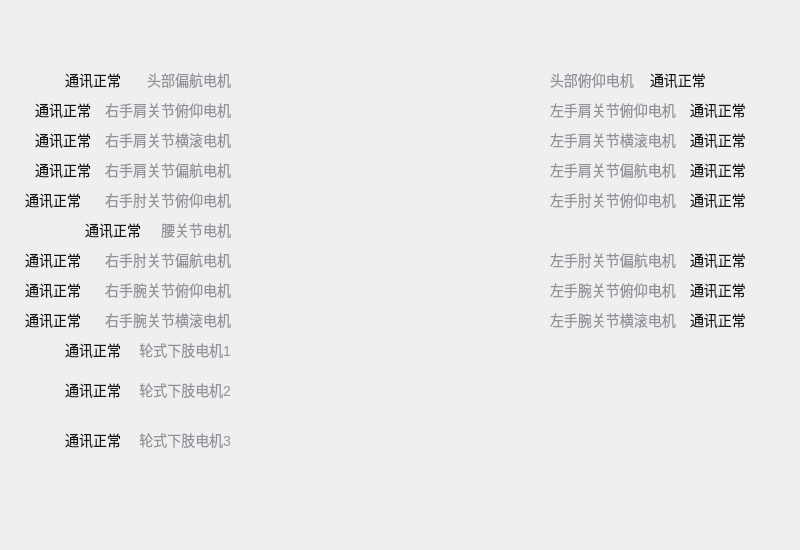
<?xml version="1.0" encoding="UTF-8"?>
<ui version="4.0">
 <class>DeviceInfoWidgetAtomW</class>
 <widget class="QWidget" name="DeviceInfoWidgetAtomW">
  <property name="geometry">
   <rect>
    <x>0</x>
    <y>0</y>
    <width>800</width>
    <height>550</height>
   </rect>
  </property>
  <property name="sizePolicy">
   <sizepolicy hsizetype="Fixed" vsizetype="Fixed">
    <horstretch>0</horstretch>
    <verstretch>0</verstretch>
   </sizepolicy>
  </property>
  <property name="minimumSize">
   <size>
    <width>800</width>
    <height>550</height>
   </size>
  </property>
  <property name="maximumSize">
   <size>
    <width>800</width>
    <height>550</height>
   </size>
  </property>
  <property name="styleSheet">
   <string notr="true"/>
  </property>
  <layout class="QHBoxLayout" name="horizontalLayout">
   <property name="spacing">
    <number>0</number>
   </property>
   <property name="leftMargin">
    <number>0</number>
   </property>
   <property name="topMargin">
    <number>0</number>
   </property>
   <property name="rightMargin">
    <number>0</number>
   </property>
   <property name="bottomMargin">
    <number>0</number>
   </property>
   <item>
    <widget class="QWidget" name="widget" native="true">
     <property name="styleSheet">
      <string notr="true">#widget{
	opacity: 1;
	background-image: url(:/res/image/atomW.png);
	background-repeat: no-repeat;
	background-position: center;
}</string>
     </property>
     <widget class="QLabel" name="labelRShoulderYMotor">
      <property name="geometry">
       <rect>
        <x>10</x>
        <y>160</y>
        <width>81</width>
        <height>20</height>
       </rect>
      </property>
      <property name="sizePolicy">
       <sizepolicy hsizetype="Expanding" vsizetype="Preferred">
        <horstretch>0</horstretch>
        <verstretch>0</verstretch>
       </sizepolicy>
      </property>
      <property name="styleSheet">
       <string notr="true">.QLabel{
	opacity: 1;
	font-size: 14px;
	font-weight: normal;
	line-height: 24px;
	color: #131414;
	text-align: left;
}
.QLabel:!enabled{
	color: #ff7f7f;
}</string>
      </property>
      <property name="text">
       <string>通讯正常</string>
      </property>
      <property name="alignment">
       <set>Qt::AlignRight|Qt::AlignTrailing|Qt::AlignVCenter</set>
      </property>
     </widget>
     <widget class="QLabel" name="labelHeadTitle2_2">
      <property name="geometry">
       <rect>
        <x>550</x>
        <y>130</y>
        <width>131</width>
        <height>20</height>
       </rect>
      </property>
      <property name="styleSheet">
       <string notr="true">font-weight: 400; 
font-size: 14px;
color: #909399 </string>
      </property>
      <property name="text">
       <string>左手肩关节横滚电机</string>
      </property>
     </widget>
     <widget class="QLabel" name="labelRElbowYMotor">
      <property name="geometry">
       <rect>
        <x>0</x>
        <y>250</y>
        <width>81</width>
        <height>20</height>
       </rect>
      </property>
      <property name="sizePolicy">
       <sizepolicy hsizetype="Expanding" vsizetype="Preferred">
        <horstretch>0</horstretch>
        <verstretch>0</verstretch>
       </sizepolicy>
      </property>
      <property name="styleSheet">
       <string notr="true">.QLabel{
	opacity: 1;
	font-size: 14px;
	font-weight: normal;
	line-height: 24px;
	color: #131414;
	text-align: left;
}
.QLabel:!enabled{
	color: #ff7f7f;
}</string>
      </property>
      <property name="text">
       <string>通讯正常</string>
      </property>
      <property name="alignment">
       <set>Qt::AlignRight|Qt::AlignTrailing|Qt::AlignVCenter</set>
      </property>
     </widget>
     <widget class="QLabel" name="labelHeadTitle2_7">
      <property name="geometry">
       <rect>
        <x>550</x>
        <y>310</y>
        <width>131</width>
        <height>20</height>
       </rect>
      </property>
      <property name="styleSheet">
       <string notr="true">font-weight: 400; 
font-size: 14px;
color: #909399 </string>
      </property>
      <property name="text">
       <string>左手腕关节横滚电机</string>
      </property>
     </widget>
     <widget class="QLabel" name="labelHeadTitle2_4">
      <property name="geometry">
       <rect>
        <x>550</x>
        <y>190</y>
        <width>131</width>
        <height>20</height>
       </rect>
      </property>
      <property name="styleSheet">
       <string notr="true">font-weight: 400; 
font-size: 14px;
color: #909399 </string>
      </property>
      <property name="text">
       <string>左手肘关节俯仰电机</string>
      </property>
     </widget>
     <widget class="QLabel" name="labelLShoulderRMotor">
      <property name="geometry">
       <rect>
        <x>690</x>
        <y>130</y>
        <width>111</width>
        <height>20</height>
       </rect>
      </property>
      <property name="sizePolicy">
       <sizepolicy hsizetype="Expanding" vsizetype="Preferred">
        <horstretch>0</horstretch>
        <verstretch>0</verstretch>
       </sizepolicy>
      </property>
      <property name="styleSheet">
       <string notr="true">.QLabel{
	opacity: 1;
	font-size: 14px;
	font-weight: normal;
	line-height: 24px;
	color: #131414;
	text-align: left;
}
.QLabel:!enabled{
	color: #ff7f7f;
}</string>
      </property>
      <property name="text">
       <string>通讯正常</string>
      </property>
     </widget>
     <widget class="QLabel" name="labelWaistMotor">
      <property name="geometry">
       <rect>
        <x>60</x>
        <y>220</y>
        <width>81</width>
        <height>20</height>
       </rect>
      </property>
      <property name="sizePolicy">
       <sizepolicy hsizetype="Expanding" vsizetype="Preferred">
        <horstretch>0</horstretch>
        <verstretch>0</verstretch>
       </sizepolicy>
      </property>
      <property name="styleSheet">
       <string notr="true">.QLabel{
	opacity: 1;
	font-size: 14px;
	font-weight: normal;
	line-height: 24px;
	color: #131414;
	text-align: left;
}
.QLabel:!enabled{
	color: #ff7f7f;
}</string>
      </property>
      <property name="text">
       <string>通讯正常</string>
      </property>
      <property name="alignment">
       <set>Qt::AlignRight|Qt::AlignTrailing|Qt::AlignVCenter</set>
      </property>
     </widget>
     <widget class="QLabel" name="labelWaistTitle_11">
      <property name="geometry">
       <rect>
        <x>120</x>
        <y>380</y>
        <width>111</width>
        <height>20</height>
       </rect>
      </property>
      <property name="styleSheet">
       <string notr="true">font-weight: 400; 
font-size: 14px;
color: #909399 </string>
      </property>
      <property name="text">
       <string>轮式下肢电机2</string>
      </property>
      <property name="alignment">
       <set>Qt::AlignRight|Qt::AlignTrailing|Qt::AlignVCenter</set>
      </property>
     </widget>
     <widget class="QLabel" name="labelWaistTitle_3">
      <property name="geometry">
       <rect>
        <x>100</x>
        <y>100</y>
        <width>131</width>
        <height>20</height>
       </rect>
      </property>
      <property name="styleSheet">
       <string notr="true">font-weight: 400; 
font-size: 14px;
color: #909399 </string>
      </property>
      <property name="text">
       <string>右手肩关节俯仰电机</string>
      </property>
      <property name="alignment">
       <set>Qt::AlignRight|Qt::AlignTrailing|Qt::AlignVCenter</set>
      </property>
     </widget>
     <widget class="QLabel" name="labelLowerLimbMotor2">
      <property name="geometry">
       <rect>
        <x>40</x>
        <y>380</y>
        <width>81</width>
        <height>20</height>
       </rect>
      </property>
      <property name="sizePolicy">
       <sizepolicy hsizetype="Expanding" vsizetype="Preferred">
        <horstretch>0</horstretch>
        <verstretch>0</verstretch>
       </sizepolicy>
      </property>
      <property name="styleSheet">
       <string notr="true">.QLabel{
	opacity: 1;
	font-size: 14px;
	font-weight: normal;
	line-height: 24px;
	color: #131414;
	text-align: left;
}
.QLabel:!enabled{
	color: #ff7f7f;
}</string>
      </property>
      <property name="text">
       <string>通讯正常</string>
      </property>
      <property name="alignment">
       <set>Qt::AlignRight|Qt::AlignTrailing|Qt::AlignVCenter</set>
      </property>
     </widget>
     <widget class="QLabel" name="labelLElbowPMotor">
      <property name="geometry">
       <rect>
        <x>690</x>
        <y>190</y>
        <width>111</width>
        <height>20</height>
       </rect>
      </property>
      <property name="sizePolicy">
       <sizepolicy hsizetype="Expanding" vsizetype="Preferred">
        <horstretch>0</horstretch>
        <verstretch>0</verstretch>
       </sizepolicy>
      </property>
      <property name="styleSheet">
       <string notr="true">.QLabel{
	opacity: 1;
	font-size: 14px;
	font-weight: normal;
	line-height: 24px;
	color: #131414;
	text-align: left;
}
.QLabel:!enabled{
	color: #ff7f7f;
}</string>
      </property>
      <property name="text">
       <string>通讯正常</string>
      </property>
     </widget>
     <widget class="QLabel" name="labelRWristRMotor">
      <property name="geometry">
       <rect>
        <x>0</x>
        <y>310</y>
        <width>81</width>
        <height>20</height>
       </rect>
      </property>
      <property name="sizePolicy">
       <sizepolicy hsizetype="Expanding" vsizetype="Preferred">
        <horstretch>0</horstretch>
        <verstretch>0</verstretch>
       </sizepolicy>
      </property>
      <property name="styleSheet">
       <string notr="true">.QLabel{
	opacity: 1;
	font-size: 14px;
	font-weight: normal;
	line-height: 24px;
	color: #131414;
	text-align: left;
}
.QLabel:!enabled{
	color: #ff7f7f;
}</string>
      </property>
      <property name="text">
       <string>通讯正常</string>
      </property>
      <property name="alignment">
       <set>Qt::AlignRight|Qt::AlignTrailing|Qt::AlignVCenter</set>
      </property>
     </widget>
     <widget class="QLabel" name="labelWaistTitle_2">
      <property name="geometry">
       <rect>
        <x>120</x>
        <y>70</y>
        <width>111</width>
        <height>20</height>
       </rect>
      </property>
      <property name="styleSheet">
       <string notr="true">font-weight: 400; 
font-size: 14px;
color: #909399 </string>
      </property>
      <property name="text">
       <string>头部偏航电机</string>
      </property>
      <property name="alignment">
       <set>Qt::AlignRight|Qt::AlignTrailing|Qt::AlignVCenter</set>
      </property>
     </widget>
     <widget class="QLabel" name="labelHeadYMotor_3">
      <property name="geometry">
       <rect>
        <x>690</x>
        <y>160</y>
        <width>111</width>
        <height>20</height>
       </rect>
      </property>
      <property name="sizePolicy">
       <sizepolicy hsizetype="Expanding" vsizetype="Preferred">
        <horstretch>0</horstretch>
        <verstretch>0</verstretch>
       </sizepolicy>
      </property>
      <property name="styleSheet">
       <string notr="true">.QLabel{
	opacity: 1;
	font-size: 14px;
	font-weight: normal;
	line-height: 24px;
	color: #131414;
	text-align: left;
}
.QLabel:!enabled{
	color: #ff7f7f;
}</string>
      </property>
      <property name="text">
       <string>通讯正常</string>
      </property>
     </widget>
     <widget class="QLabel" name="labelWaistTitle">
      <property name="geometry">
       <rect>
        <x>140</x>
        <y>220</y>
        <width>91</width>
        <height>20</height>
       </rect>
      </property>
      <property name="styleSheet">
       <string notr="true">font-weight: 400; 
font-size: 14px;
color: #909399 </string>
      </property>
      <property name="text">
       <string>腰关节电机</string>
      </property>
      <property name="alignment">
       <set>Qt::AlignRight|Qt::AlignTrailing|Qt::AlignVCenter</set>
      </property>
     </widget>
     <widget class="QLabel" name="labelRShoulderRMotor">
      <property name="geometry">
       <rect>
        <x>10</x>
        <y>130</y>
        <width>81</width>
        <height>20</height>
       </rect>
      </property>
      <property name="sizePolicy">
       <sizepolicy hsizetype="Expanding" vsizetype="Preferred">
        <horstretch>0</horstretch>
        <verstretch>0</verstretch>
       </sizepolicy>
      </property>
      <property name="styleSheet">
       <string notr="true">.QLabel{
	opacity: 1;
	font-size: 14px;
	font-weight: normal;
	line-height: 24px;
	color: #131414;
	text-align: left;
}
.QLabel:!enabled{
	color: #ff7f7f;
}</string>
      </property>
      <property name="text">
       <string>通讯正常</string>
      </property>
      <property name="alignment">
       <set>Qt::AlignRight|Qt::AlignTrailing|Qt::AlignVCenter</set>
      </property>
     </widget>
     <widget class="QLabel" name="labelHeadTitle2_5">
      <property name="geometry">
       <rect>
        <x>550</x>
        <y>250</y>
        <width>131</width>
        <height>20</height>
       </rect>
      </property>
      <property name="styleSheet">
       <string notr="true">font-weight: 400; 
font-size: 14px;
color: #909399 </string>
      </property>
      <property name="text">
       <string>左手肘关节偏航电机</string>
      </property>
     </widget>
     <widget class="QLabel" name="labelLowerLimbMotor1">
      <property name="geometry">
       <rect>
        <x>40</x>
        <y>340</y>
        <width>81</width>
        <height>20</height>
       </rect>
      </property>
      <property name="sizePolicy">
       <sizepolicy hsizetype="Expanding" vsizetype="Preferred">
        <horstretch>0</horstretch>
        <verstretch>0</verstretch>
       </sizepolicy>
      </property>
      <property name="styleSheet">
       <string notr="true">.QLabel{
	opacity: 1;
	font-size: 14px;
	font-weight: normal;
	line-height: 24px;
	color: #131414;
	text-align: left;
}
.QLabel:!enabled{
	color: #ff7f7f;
}</string>
      </property>
      <property name="text">
       <string>通讯正常</string>
      </property>
      <property name="alignment">
       <set>Qt::AlignRight|Qt::AlignTrailing|Qt::AlignVCenter</set>
      </property>
     </widget>
     <widget class="QLabel" name="labelHeadTitle2_3">
      <property name="geometry">
       <rect>
        <x>550</x>
        <y>160</y>
        <width>131</width>
        <height>20</height>
       </rect>
      </property>
      <property name="styleSheet">
       <string notr="true">font-weight: 400; 
font-size: 14px;
color: #909399 </string>
      </property>
      <property name="text">
       <string>左手肩关节偏航电机</string>
      </property>
     </widget>
     <widget class="QLabel" name="labelHeadYMotor">
      <property name="geometry">
       <rect>
        <x>40</x>
        <y>70</y>
        <width>81</width>
        <height>20</height>
       </rect>
      </property>
      <property name="sizePolicy">
       <sizepolicy hsizetype="Expanding" vsizetype="Preferred">
        <horstretch>0</horstretch>
        <verstretch>0</verstretch>
       </sizepolicy>
      </property>
      <property name="styleSheet">
       <string notr="true">.QLabel{
	opacity: 1;
	font-size: 14px;
	font-weight: normal;
	line-height: 24px;
	color: #131414;
	text-align: left;
}
.QLabel:!enabled{
	color: #ff7f7f;
}</string>
      </property>
      <property name="text">
       <string>通讯正常</string>
      </property>
      <property name="alignment">
       <set>Qt::AlignRight|Qt::AlignTrailing|Qt::AlignVCenter</set>
      </property>
     </widget>
     <widget class="QLabel" name="labelRShoulderPMotor">
      <property name="geometry">
       <rect>
        <x>10</x>
        <y>100</y>
        <width>81</width>
        <height>20</height>
       </rect>
      </property>
      <property name="sizePolicy">
       <sizepolicy hsizetype="Expanding" vsizetype="Preferred">
        <horstretch>0</horstretch>
        <verstretch>0</verstretch>
       </sizepolicy>
      </property>
      <property name="styleSheet">
       <string notr="true">.QLabel{
	opacity: 1;
	font-size: 14px;
	font-weight: normal;
	line-height: 24px;
	color: #131414;
	text-align: left;
}
.QLabel:!enabled{
	color: #ff7f7f;
}</string>
      </property>
      <property name="text">
       <string>通讯正常</string>
      </property>
      <property name="alignment">
       <set>Qt::AlignRight|Qt::AlignTrailing|Qt::AlignVCenter</set>
      </property>
     </widget>
     <widget class="QLabel" name="labelRElbowPMotor">
      <property name="geometry">
       <rect>
        <x>0</x>
        <y>190</y>
        <width>81</width>
        <height>20</height>
       </rect>
      </property>
      <property name="sizePolicy">
       <sizepolicy hsizetype="Expanding" vsizetype="Preferred">
        <horstretch>0</horstretch>
        <verstretch>0</verstretch>
       </sizepolicy>
      </property>
      <property name="styleSheet">
       <string notr="true">.QLabel{
	opacity: 1;
	font-size: 14px;
	font-weight: normal;
	line-height: 24px;
	color: #131414;
	text-align: left;
}
.QLabel:!enabled{
	color: #ff7f7f;
}</string>
      </property>
      <property name="text">
       <string>通讯正常</string>
      </property>
      <property name="alignment">
       <set>Qt::AlignRight|Qt::AlignTrailing|Qt::AlignVCenter</set>
      </property>
     </widget>
     <widget class="QLabel" name="labelHeadTitle1">
      <property name="geometry">
       <rect>
        <x>550</x>
        <y>70</y>
        <width>101</width>
        <height>20</height>
       </rect>
      </property>
      <property name="styleSheet">
       <string notr="true">font-weight: 400; 
font-size: 14px;
color: #909399 </string>
      </property>
      <property name="text">
       <string>头部俯仰电机</string>
      </property>
     </widget>
     <widget class="QLabel" name="labelLShoulderPMotor">
      <property name="geometry">
       <rect>
        <x>690</x>
        <y>100</y>
        <width>111</width>
        <height>20</height>
       </rect>
      </property>
      <property name="sizePolicy">
       <sizepolicy hsizetype="Expanding" vsizetype="Preferred">
        <horstretch>0</horstretch>
        <verstretch>0</verstretch>
       </sizepolicy>
      </property>
      <property name="styleSheet">
       <string notr="true">.QLabel{
	opacity: 1;
	font-size: 14px;
	font-weight: normal;
	line-height: 24px;
	color: #131414;
	text-align: left;
}
.QLabel:!enabled{
	color: #ff7f7f;
}</string>
      </property>
      <property name="text">
       <string>通讯正常</string>
      </property>
     </widget>
     <widget class="QLabel" name="labelWaistTitle_7">
      <property name="geometry">
       <rect>
        <x>100</x>
        <y>250</y>
        <width>131</width>
        <height>20</height>
       </rect>
      </property>
      <property name="styleSheet">
       <string notr="true">font-weight: 400; 
font-size: 14px;
color: #909399 </string>
      </property>
      <property name="text">
       <string>右手肘关节偏航电机</string>
      </property>
      <property name="alignment">
       <set>Qt::AlignRight|Qt::AlignTrailing|Qt::AlignVCenter</set>
      </property>
     </widget>
     <widget class="QLabel" name="labelHeadTitle2_6">
      <property name="geometry">
       <rect>
        <x>550</x>
        <y>280</y>
        <width>131</width>
        <height>20</height>
       </rect>
      </property>
      <property name="styleSheet">
       <string notr="true">font-weight: 400; 
font-size: 14px;
color: #909399 </string>
      </property>
      <property name="text">
       <string>左手腕关节俯仰电机</string>
      </property>
     </widget>
     <widget class="QLabel" name="labelWaistTitle_4">
      <property name="geometry">
       <rect>
        <x>100</x>
        <y>130</y>
        <width>131</width>
        <height>20</height>
       </rect>
      </property>
      <property name="styleSheet">
       <string notr="true">font-weight: 400; 
font-size: 14px;
color: #909399 </string>
      </property>
      <property name="text">
       <string>右手肩关节横滚电机</string>
      </property>
      <property name="alignment">
       <set>Qt::AlignRight|Qt::AlignTrailing|Qt::AlignVCenter</set>
      </property>
     </widget>
     <widget class="QLabel" name="labelWaistTitle_12">
      <property name="geometry">
       <rect>
        <x>120</x>
        <y>430</y>
        <width>111</width>
        <height>20</height>
       </rect>
      </property>
      <property name="styleSheet">
       <string notr="true">font-weight: 400; 
font-size: 14px;
color: #909399 </string>
      </property>
      <property name="text">
       <string>轮式下肢电机3</string>
      </property>
      <property name="alignment">
       <set>Qt::AlignRight|Qt::AlignTrailing|Qt::AlignVCenter</set>
      </property>
     </widget>
     <widget class="QLabel" name="labelHeadTitle2">
      <property name="geometry">
       <rect>
        <x>550</x>
        <y>100</y>
        <width>131</width>
        <height>20</height>
       </rect>
      </property>
      <property name="styleSheet">
       <string notr="true">font-weight: 400; 
font-size: 14px;
color: #909399 </string>
      </property>
      <property name="text">
       <string>左手肩关节俯仰电机</string>
      </property>
     </widget>
     <widget class="QLabel" name="labelLWristRMotor">
      <property name="geometry">
       <rect>
        <x>690</x>
        <y>310</y>
        <width>111</width>
        <height>20</height>
       </rect>
      </property>
      <property name="sizePolicy">
       <sizepolicy hsizetype="Expanding" vsizetype="Preferred">
        <horstretch>0</horstretch>
        <verstretch>0</verstretch>
       </sizepolicy>
      </property>
      <property name="styleSheet">
       <string notr="true">.QLabel{
	opacity: 1;
	font-size: 14px;
	font-weight: normal;
	line-height: 24px;
	color: #131414;
	text-align: left;
}
.QLabel:!enabled{
	color: #ff7f7f;
}</string>
      </property>
      <property name="text">
       <string>通讯正常</string>
      </property>
     </widget>
     <widget class="QLabel" name="labelLWristPMotor">
      <property name="geometry">
       <rect>
        <x>690</x>
        <y>280</y>
        <width>111</width>
        <height>20</height>
       </rect>
      </property>
      <property name="sizePolicy">
       <sizepolicy hsizetype="Expanding" vsizetype="Preferred">
        <horstretch>0</horstretch>
        <verstretch>0</verstretch>
       </sizepolicy>
      </property>
      <property name="styleSheet">
       <string notr="true">.QLabel{
	opacity: 1;
	font-size: 14px;
	font-weight: normal;
	line-height: 24px;
	color: #131414;
	text-align: left;
}
.QLabel:!enabled{
	color: #ff7f7f;
}</string>
      </property>
      <property name="text">
       <string>通讯正常</string>
      </property>
     </widget>
     <widget class="QLabel" name="labelWaistTitle_6">
      <property name="geometry">
       <rect>
        <x>100</x>
        <y>190</y>
        <width>131</width>
        <height>20</height>
       </rect>
      </property>
      <property name="styleSheet">
       <string notr="true">font-weight: 400; 
font-size: 14px;
color: #909399 </string>
      </property>
      <property name="text">
       <string>右手肘关节俯仰电机</string>
      </property>
      <property name="alignment">
       <set>Qt::AlignRight|Qt::AlignTrailing|Qt::AlignVCenter</set>
      </property>
     </widget>
     <widget class="QLabel" name="labelWaistTitle_8">
      <property name="geometry">
       <rect>
        <x>100</x>
        <y>280</y>
        <width>131</width>
        <height>20</height>
       </rect>
      </property>
      <property name="styleSheet">
       <string notr="true">font-weight: 400; 
font-size: 14px;
color: #909399 </string>
      </property>
      <property name="text">
       <string>右手腕关节俯仰电机</string>
      </property>
      <property name="alignment">
       <set>Qt::AlignRight|Qt::AlignTrailing|Qt::AlignVCenter</set>
      </property>
     </widget>
     <widget class="QLabel" name="labelLowerLimbMotor3">
      <property name="geometry">
       <rect>
        <x>40</x>
        <y>430</y>
        <width>81</width>
        <height>20</height>
       </rect>
      </property>
      <property name="sizePolicy">
       <sizepolicy hsizetype="Expanding" vsizetype="Preferred">
        <horstretch>0</horstretch>
        <verstretch>0</verstretch>
       </sizepolicy>
      </property>
      <property name="styleSheet">
       <string notr="true">.QLabel{
	opacity: 1;
	font-size: 14px;
	font-weight: normal;
	line-height: 24px;
	color: #131414;
	text-align: left;
}
.QLabel:!enabled{
	color: #ff7f7f;
}</string>
      </property>
      <property name="text">
       <string>通讯正常</string>
      </property>
      <property name="alignment">
       <set>Qt::AlignRight|Qt::AlignTrailing|Qt::AlignVCenter</set>
      </property>
     </widget>
     <widget class="QLabel" name="labelWaistTitle_5">
      <property name="geometry">
       <rect>
        <x>100</x>
        <y>160</y>
        <width>131</width>
        <height>20</height>
       </rect>
      </property>
      <property name="styleSheet">
       <string notr="true">font-weight: 400; 
font-size: 14px;
color: #909399 </string>
      </property>
      <property name="text">
       <string>右手肩关节偏航电机</string>
      </property>
      <property name="alignment">
       <set>Qt::AlignRight|Qt::AlignTrailing|Qt::AlignVCenter</set>
      </property>
     </widget>
     <widget class="QLabel" name="labelHeadPMotor">
      <property name="geometry">
       <rect>
        <x>650</x>
        <y>70</y>
        <width>111</width>
        <height>20</height>
       </rect>
      </property>
      <property name="sizePolicy">
       <sizepolicy hsizetype="Expanding" vsizetype="Preferred">
        <horstretch>0</horstretch>
        <verstretch>0</verstretch>
       </sizepolicy>
      </property>
      <property name="styleSheet">
       <string notr="true">.QLabel{
	opacity: 1;
	font-size: 14px;
	font-weight: normal;
	line-height: 24px;
	color: #131414;
	text-align: left;
}
.QLabel:!enabled{
	color: #ff7f7f;
}</string>
      </property>
      <property name="text">
       <string>通讯正常</string>
      </property>
     </widget>
     <widget class="QLabel" name="labelRWristPMotor">
      <property name="geometry">
       <rect>
        <x>0</x>
        <y>280</y>
        <width>81</width>
        <height>20</height>
       </rect>
      </property>
      <property name="sizePolicy">
       <sizepolicy hsizetype="Expanding" vsizetype="Preferred">
        <horstretch>0</horstretch>
        <verstretch>0</verstretch>
       </sizepolicy>
      </property>
      <property name="styleSheet">
       <string notr="true">.QLabel{
	opacity: 1;
	font-size: 14px;
	font-weight: normal;
	line-height: 24px;
	color: #131414;
	text-align: left;
}
.QLabel:!enabled{
	color: #ff7f7f;
}</string>
      </property>
      <property name="text">
       <string>通讯正常</string>
      </property>
      <property name="alignment">
       <set>Qt::AlignRight|Qt::AlignTrailing|Qt::AlignVCenter</set>
      </property>
     </widget>
     <widget class="QLabel" name="labelWaistTitle_9">
      <property name="geometry">
       <rect>
        <x>100</x>
        <y>310</y>
        <width>131</width>
        <height>20</height>
       </rect>
      </property>
      <property name="styleSheet">
       <string notr="true">font-weight: 400; 
font-size: 14px;
color: #909399 </string>
      </property>
      <property name="text">
       <string>右手腕关节横滚电机</string>
      </property>
      <property name="alignment">
       <set>Qt::AlignRight|Qt::AlignTrailing|Qt::AlignVCenter</set>
      </property>
     </widget>
     <widget class="QLabel" name="labelLElbowYMotor">
      <property name="geometry">
       <rect>
        <x>690</x>
        <y>250</y>
        <width>111</width>
        <height>20</height>
       </rect>
      </property>
      <property name="sizePolicy">
       <sizepolicy hsizetype="Expanding" vsizetype="Preferred">
        <horstretch>0</horstretch>
        <verstretch>0</verstretch>
       </sizepolicy>
      </property>
      <property name="styleSheet">
       <string notr="true">.QLabel{
	opacity: 1;
	font-size: 14px;
	font-weight: normal;
	line-height: 24px;
	color: #131414;
	text-align: left;
}
.QLabel:!enabled{
	color: #ff7f7f;
}</string>
      </property>
      <property name="text">
       <string>通讯正常</string>
      </property>
     </widget>
     <widget class="QLabel" name="labelWaistTitle_10">
      <property name="geometry">
       <rect>
        <x>120</x>
        <y>340</y>
        <width>111</width>
        <height>20</height>
       </rect>
      </property>
      <property name="styleSheet">
       <string notr="true">font-weight: 400; 
font-size: 14px;
color: #909399 </string>
      </property>
      <property name="text">
       <string>轮式下肢电机1</string>
      </property>
      <property name="alignment">
       <set>Qt::AlignRight|Qt::AlignTrailing|Qt::AlignVCenter</set>
      </property>
     </widget>
    </widget>
   </item>
  </layout>
 </widget>
 <resources/>
 <connections/>
</ui>
